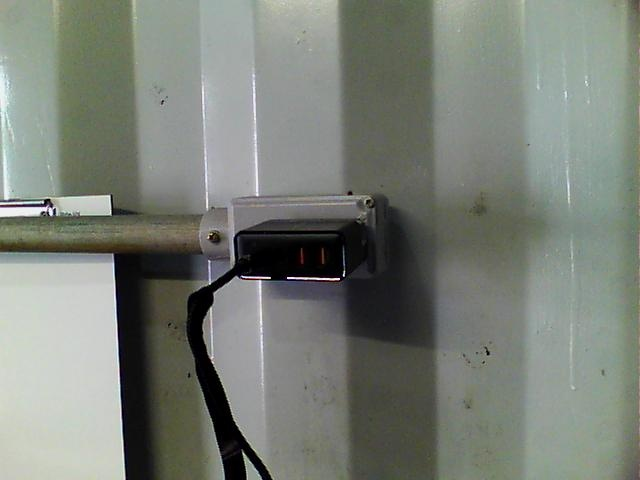
#> input picture 2_visivel_original.jpg, 640 x 480 px
$ python -i extrair_imagens_flir.py   (imports and definitions only)
#> lines starting #> are read from the running program, lines starting #| are printed output that depends on the picture
#> further down, picture is the input picture: PIL image 640x480 RGB; mean R, G, B 122.1, 127.5, 119.1
"""
[LEGADO / NÃO USADO PELO THERMIX STUDIO]

O aplicativo WPF usa apenas C#:
  ThermalAnalysisService.TryExtractEmbeddedVisibleFromFlirApp1 + EnhanceVisibleJpeg (OpenCvSharp)
  e IExifToolService.TryExtractVisibleImageAsync — ver src/ThermixStudio.App/Services/

Este script permanece como referência histórica; não é invocado em runtime.

---
Extrai e aprimora a imagem em luz visível (foto digital) de um arquivo FLIR (.jpg).

Requisitos: pip install flyr pillow numpy opencv-python
"""
import sys
import os
import io
import struct
import json
import traceback
import numpy as np
from PIL import Image

# OpenCV é opcional — usado para CLAHE; cai para fallback PIL se não estiver disponível
try:
    import cv2
    _CV2_AVAILABLE = True
except ImportError:
    _CV2_AVAILABLE = False


# ---------------------------------------------------------------------------
# Extração direta do JPEG embutido via parsing FFF
# ---------------------------------------------------------------------------

# [61 lines left out: functions _extrair_fff_stream, _extrair_jpeg_embutido, not called in this run]


# ---------------------------------------------------------------------------
# Correção de exposição / realce de brilho
# ---------------------------------------------------------------------------

def _media_pixel(arr: np.ndarray) -> float:
    return float(arr.mean())


# [49 lines left out: functions _corrigir_com_clahe, _corrigir_com_gamma, _corrigir_com_autolevels, not called in this run]


def _aprimorar_imagem(img_pil: Image.Image) -> Image.Image:
    """
    Corrige a exposição da imagem visível extraída do FLIR.

    Problema: câmeras FLIR E8 gravam ~86% dos pixels como exatamente zero.
    Técnicas lineares (normalize, equalizeHist) preservam 0 → 0, produzindo imagem escura.
    Solução: offset + gamma agressivo garante que pixels zero virem meios-tons (~118).

    Níveis de correção:
      - Imagem boa (mean > 60): CLAHE leve para realçar contraste local
      - Subexposta (mean > 10): Auto Levels + CLAHE
      - Muito escura (mean <= 10, típico FLIR E8): Offset+Gamma + CLAHE
    """
    arr = np.array(img_pil.convert("RGB"))
    media = _media_pixel(arr)
#> media = 122.9

    print(f"  Luminosidade média da imagem original: {media:.2f}/255")
#|   Luminosidade média da imagem original: 122.91/255

    if media > 60:
        # Imagem bem exposta — CLAHE leve para realçar contraste local
        if _CV2_AVAILABLE:
            print("  Aplicando CLAHE leve (imagem bem exposta)...")
            arr_bgr = cv2.cvtColor(arr, cv2.COLOR_RGB2BGR)
            clahe = cv2.createCLAHE(clipLimit=2.0, tileGridSize=(8, 8))
            lab = cv2.cvtColor(arr_bgr, cv2.COLOR_BGR2LAB)
#> lab: shape (480, 640, 3); mean of channels 0, 1, 2 132.7, 124.5, 131.9
            l_ch, a_ch, b_ch = cv2.split(lab)
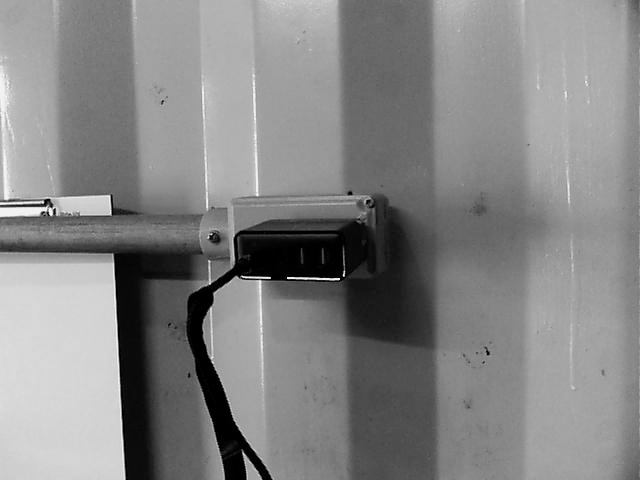
#> l_ch: shape (480, 640); min 0, max 254, mean 132.7
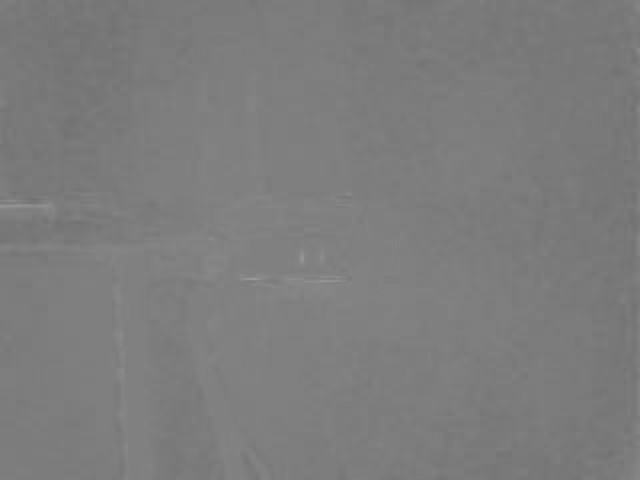
#> a_ch: shape (480, 640); min 113, max 155, mean 124.5
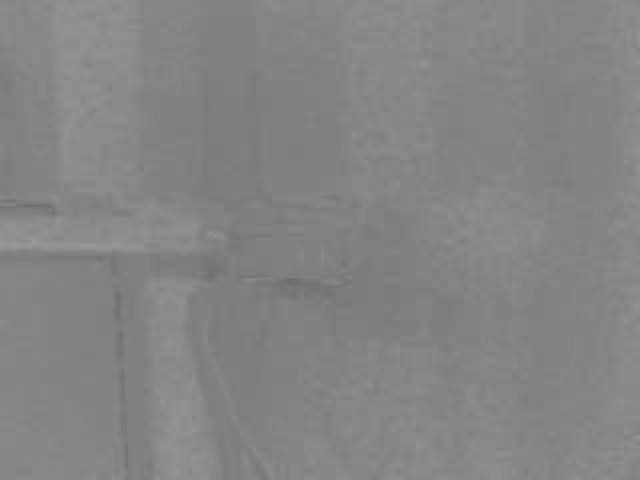
#> b_ch: shape (480, 640); min 107, max 153, mean 131.9
            lab2 = cv2.merge([clahe.apply(l_ch), a_ch, b_ch])
#> lab2: shape (480, 640, 3); mean of channels 0, 1, 2 135, 124.5, 131.9
            arr_resultado = cv2.cvtColor(
                cv2.cvtColor(lab2, cv2.COLOR_LAB2BGR), cv2.COLOR_BGR2RGB
            )
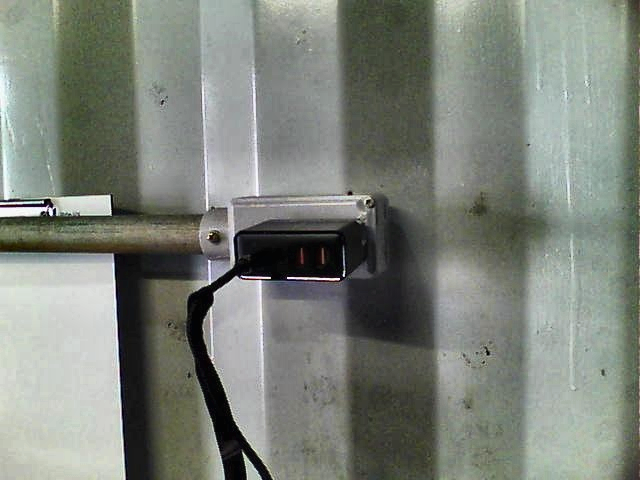
#> arr_resultado: shape (480, 640, 3); mean R, G, B 124.7, 130.1, 121.7
        else:
            arr_resultado = arr

    elif media > 10:
        # Subexposta — Auto Levels + CLAHE
        print("  Aplicando Auto Levels + CLAHE (imagem subexposta)...")
        arr = _corrigir_com_autolevels(arr, saturacao=0.01)
        if _CV2_AVAILABLE:
            arr_bgr = cv2.cvtColor(arr, cv2.COLOR_RGB2BGR)
            arr_bgr = _corrigir_com_clahe(arr_bgr)
            arr_resultado = cv2.cvtColor(arr_bgr, cv2.COLOR_BGR2RGB)
        else:
            arr_resultado = arr

    else:
        # Muito escura: FLIR E8 grava maioria como zero absoluto (mean ~1).
        # Offset+Gamma (0.22) transforma:  0 → ~118,  189 → ~241
        # Seguido de CLAHE leve para realçar detalhes locais.
        print("  Aplicando Offset+Gamma(0.22) + CLAHE (imagem com zeros absolutos)...")
        gamma = 0.22
        arr = _corrigir_com_gamma(arr, gamma)
        if _CV2_AVAILABLE:
            arr_bgr = cv2.cvtColor(arr, cv2.COLOR_RGB2BGR)
            lab = cv2.cvtColor(arr_bgr, cv2.COLOR_BGR2LAB)
            l_ch, a_ch, b_ch = cv2.split(lab)
            clahe = cv2.createCLAHE(clipLimit=2.5, tileGridSize=(8, 8))
            lab_out = cv2.merge([clahe.apply(l_ch), a_ch, b_ch])
            arr_resultado = cv2.cvtColor(
                cv2.cvtColor(lab_out, cv2.COLOR_LAB2BGR), cv2.COLOR_BGR2RGB
            )
        else:
            arr_resultado = arr

    media_final = _media_pixel(arr_resultado)
#> media_final = 125.5
    print(f"  Luminosidade média após correção: {media_final:.2f}/255")
#|   Luminosidade média após correção: 125.50/255
    return Image.fromarray(arr_resultado, "RGB")


# ---------------------------------------------------------------------------
# Função principal de extração
# ---------------------------------------------------------------------------

# [72 lines left out: functions extrair_visivel, _erro, not called in this run]


# ---------------------------------------------------------------------------
# Entrypoint
# ---------------------------------------------------------------------------

# [12 lines not run here, left out]

>>> from PIL import Image
>>> picture = Image.open('2_visivel_original.jpg')
>>> result = _aprimorar_imagem(picture)

$ run again, on 2.jpg
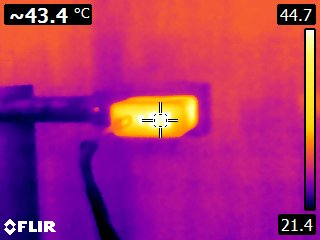
#> input picture 2.jpg, 320 x 240 px
#> picture is the input picture: PIL image 320x240 RGB; mean R, G, B 166.8, 42, 115.8
#> media = 108.2
#|   Luminosidade média da imagem original: 108.20/255
#> lab: shape (240, 320, 3); mean of channels 0, 1, 2 106.8, 183.7, 117
#> in _aprimorar_imagem, `l_ch, a_ch, b_ch = cv2.split(lab)`:
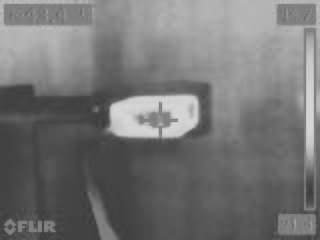
#> b_ch: shape (240, 320); min 58, max 216, mean 117
#> lab2: shape (240, 320, 3); mean of channels 0, 1, 2 116.9, 183.7, 117
#> in _aprimorar_imagem, `arr_resultado = cv2.cvtColor( cv2.cvtColor(lab2, cv2.COLOR_LAB2BGR), c..`:
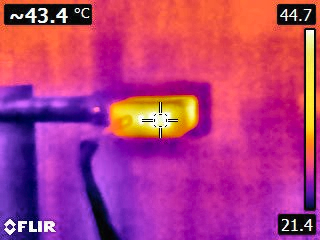
#> arr_resultado: shape (240, 320, 3); mean R, G, B 178.4, 57.7, 126.9
#> media_final = 121
#|   Luminosidade média após correção: 120.96/255
